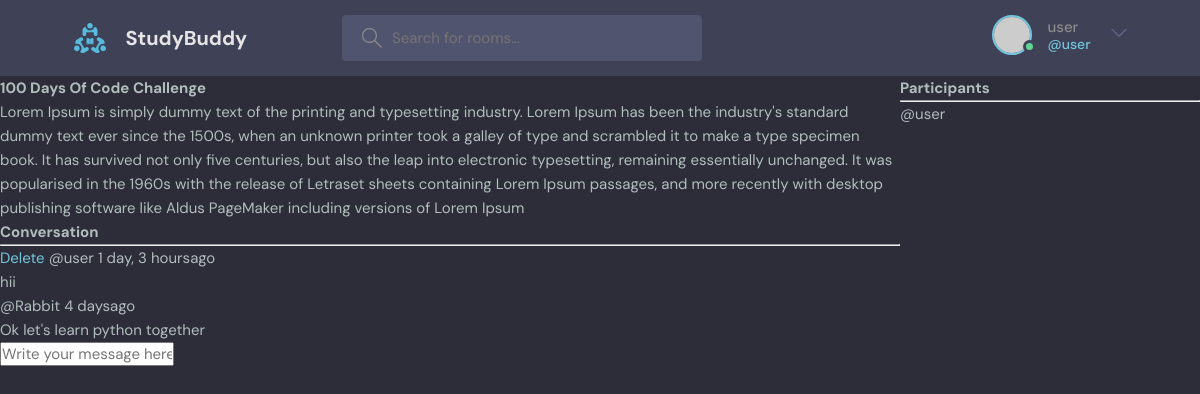
/room/2/ (signed in), run on the app's committed database.
### base/models.py (models this page shows, shortened)
class Room(models.Model):
    host = models.ForeignKey(User, on_delete=models.SET_NULL, null=True)
    topic = models.ForeignKey(Topic, on_delete=models.SET_NULL, null=True)
    name = models.CharField(max_length=200)
    description = models.TextField(null=True, blank=True)
    participants = models.ManyToManyField(User, related_name='participants', blank=True )
    updated = models.DateTimeField(auto_now=True)
    created = models.DateTimeField(auto_now_add=True)
    class Meta:
        ordering = ['-updated', '-created']

class Message(models.Model):
    user = models.ForeignKey(User, on_delete=models.CASCADE)
    room = models.ForeignKey(Room, on_delete=models.CASCADE)
    body = models.TextField()
    updated = models.DateTimeField(auto_now=True)
    created = models.DateTimeField(auto_now_add=True)
    class Meta:
        ordering = ['-updated', '-created']

### base/views.py (the view, shortened to what this page needs)
# urls.py: path('room/<str:pk>/', views.room, name="room"),
def room(request, pk):
    room = Room.objects.get(id=pk)
    room_messages = room.message_set.all()
    participants = room.participants.all()
    context = {'room' : room, 'room_messages' : room_messages, 'participants': participants}
    return render(request, 'base/room.html', context)

### base/templates/base/room.html (shortened to what this page needs)
{% extends 'main.html' %}
{% block content %}
<div class="room-container">
    <div>
<h1>{{room.name}}</h1>
<p>{{room.description}}</p>
<div class="comment-wrapper">
    <h3>Conversation</h3>
    <hr>
    {% for message in room_messages %}
    <div>
        {% if request.user == message.user %}
        <a href="{% url 'delete-message' message.id %}">Delete</a>
        {% endif %}
        <small>@{{message.user}}  {{message.created|timesince}}ago</small>
        <p> {{message.body}} </p>
    </div>
    {% endfor %}
</div>
{% if request.user.is_authenticated %}
<div class="comment-forn">
<form method="POST" action="">
    <input type="text" name="body" placeholder="Write your message here...." />
</form>
</div>
{% endif %}
</div>
<div>
<h3>Participants</h3>
<hr>
{% for user in participants %}
   <div>
    <p>@{{user.username}}</p>
   </div>
{% endfor %}
</div>
</div>
{% endblock content %}

### templates/navbar.html (shortened to what this page needs)
{% load static %}
<header class="header header--loggedIn">
    <div class="container">
      <a href="{% url 'home' %}" class="header__logo">
        <img src="{% static 'images/logo.svg' %}" />
        <h1>StudyBuddy</h1>
      </a>
      <form class="header__search" method="GET" action="{% url 'home' %}" >
        <label>
          <input name="q" placeholder="Search for rooms..." />
        </label>
      </form>
      <nav class="header__menu">
        {% if request.user.is_authenticated %}
        <div class="header__user">
          <a href="profile.html">
            <div class="avatar avatar--medium active">
              <img src="https://randomuser.me/api/portraits/men/37.jpg" />
            </div>
            <p>{{request.user.username}}<span>@{{request.user.username}}</span></p>
          </a>
          <button class="dropdown-button">
            <svg version="1.1" xmlns="http://www.w3.org/2000/svg" width="32" height="32" viewBox="0 0 32 32">
              <title>chevron-down</title>
              <path d="M16 21l-13-13h-3l16 16 16-16h-3l-13 13z"></path>
            </svg>
          </button>
        </div>
        {% else %}
        <a href="{% url 'login' %}">
          <img src="{% static 'images/avatar.svg' %}" />
          <p>Login</p>
        </a>
        {% endif %}
      </nav>
    </div>
  </header>

### static/styles/style.css (style rules this page uses)
:root { --color-main: #71c6dd; --color-main-light: #e1f6fb; --color-dark: #3f4156; --color-dark-medium: #51546e; --color-dark-light: #696d97; --color-light: #e5e5e5; --color-gray: #8b8b8b; --color-light-gray: #b2bdbd; --color-bg: #2d2d39; --color-success: #5dd693; --color-error: #fc4b0b; }
* { font-family: "DM Sans", -apple-system, BlinkMacSystemFont, "Segoe UI", Roboto, Oxygen, Ubuntu, Cantarell, "Open Sans", "Helvetica Neue", sans-serif; margin: 0; padding: 0; box-sizing: border-box; text-rendering: optimizeLegibility; font-size: inherit; }
html { font-size: 56.25%; }
@media only screen and (min-width: 1200px) { html { font-size: 62.5%; } }
body { line-height: 1.6; font-weight: 400; font-size: 1.5rem; color: var(--color-light-gray); background-color: var(--color-bg); min-height: 100vh; }
img { width: 100%; }
a { display: inline-block; color: var(--color-main); text-decoration: none; }
.container { max-width: 120rem; width: 90%; margin: auto; }
.avatar { position: relative; display: inline-block; border-radius: 50%; border: 2px solid var(--color-main); }
.avatar img { display: block; border-radius: 50%; object-fit: cover; object-position: center; }
.avatar::after { content: ""; display: block; position: absolute; background-color: var(--color-gray); z-index: 111; border-radius: 50%; border: 0.3rem solid var(--color-dark); }
.avatar.active::after { background-color: var(--color-success); }
.avatar.avatar--medium img { width: 3.6rem; height: 3.6rem; border-radius: 50%; }
.avatar.avatar--medium:after { width: 0.7rem; height: 0.7rem; bottom: 0px; right: -6px; }
.header { padding: 1.5rem; background-color: var(--color-dark); }
.header > .container { display: flex; gap: 9.5rem; }
.header__logo, .header__user { display: flex; gap: 2rem; align-items: center; }
.header__logo > img { height: 3.2rem; width: 3.2rem; }
.header__logo > h1 { font-weight: 700; font-size: 2rem; color: var(--color-light); }
.header__search > label { background-color: var(--color-dark-medium); padding: 1.3rem 1rem; display: flex; align-items: center; gap: 1rem; border-radius: 4px; }
.header__search svg { fill: var(--color-gray); width: 2rem; height: 2rem; margin-left: 1rem; }
.header__search input { width: 30rem; background: transparent; border: none; outline: none; color: var(--color-light); }
.header__menu { margin-left: auto; position: relative; }
.header__menu a { display: flex; gap: 1.5rem; align-items: center; font-weight: 500; text-decoration: none; color: var(--color-gray); }
.header__menu img { height: 3.6rem; }
.header__menu p { line-height: 1.2; }
.header__menu span { color: var(--color-main); font-weight: 500; font-size: 1.4rem; display: block; }
.header__menu svg { width: 1.6rem; height: 1.6rem; fill: var(--color-dark-light); }
.dropdown-button { background: transparent; border: 0; outline: 0; cursor: pointer; }

### base/templates/base/room.html (style rules this page uses)
.room-container { display: grid; grid-template-columns: 3fr 1fr; }

### data on the page
Room: name "100 Days Of Code Challenge", description "Lorem Ipsum is simply dummy text of the printing and typesetting industry. Lorem Ipsum has been the industry's standard dummy text ever since the 1500s, when an unknown printer took a galley of type and scrambled it to make a type specimen book. It has survived not only five centuries, but also the leap into electronic typesetting, remaining essentially unchanged. It was popularised in the 1960s with the release of Letraset sheets containing Lorem Ipsum passages, and more recently with desktop publishing software like Aldus PageMaker including versions of Lorem Ipsum"
Message: shows "Delete", user "user", created "1 day, 3 hours", body "hii"
Message: user "Rabbit", created "4 days", body "Ok let's learn python together"

### other printed values
{{ request.user.username }} "user"
{{ user.username }} "user"
